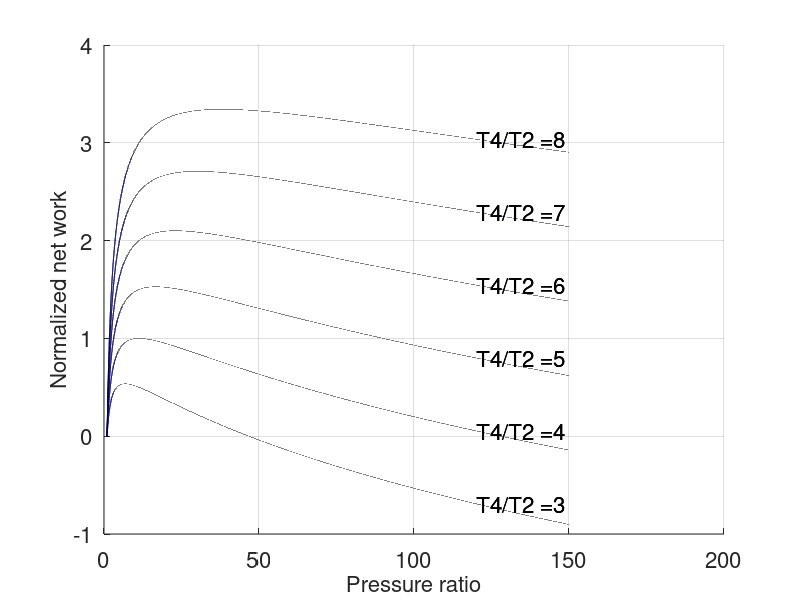
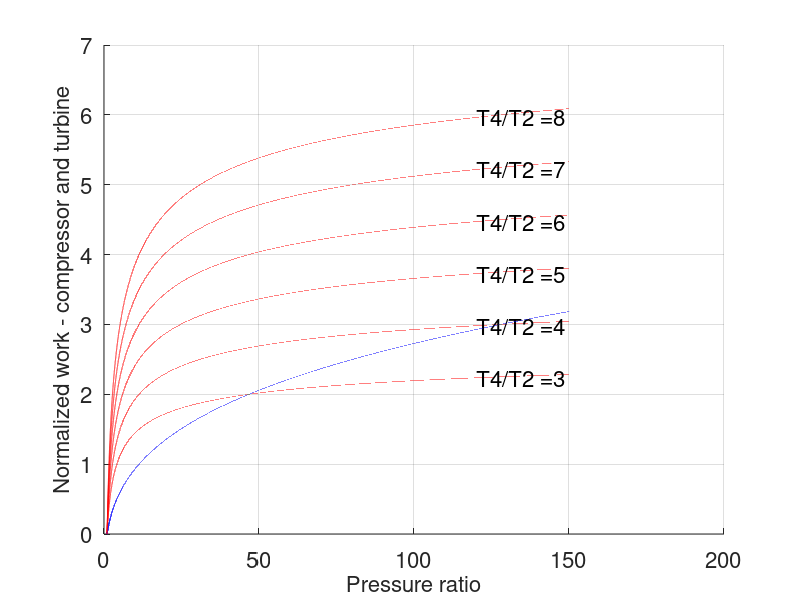
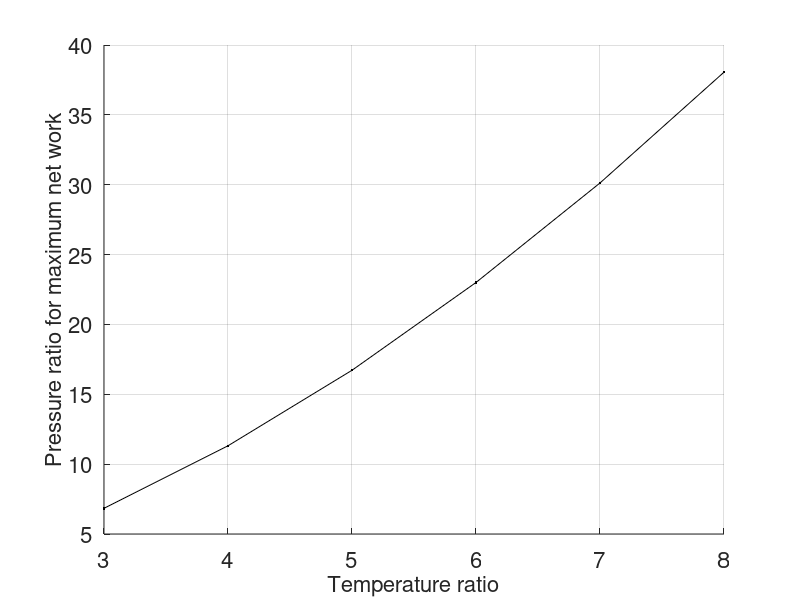

The MATLAB script that drew these images, in order:
clear all
close all
clc

gamma     = 1.4;                  # Ratio of specific heat capacities (gamma = cp/cv)

tempRatio = [3:8]';               # T4/T2
presRatio = [1:0.001:150]';       # Compression ratio
effComp   = 1;                    # Compressor isentropic efficiency
effTurb   = 1;                    # Turbine isentropic efficiency

presFac   = presRatio.^((gamma-1)/gamma);

workComp  = zeros(length(presRatio),length(tempRatio)); # Initializing the vector entries as zeroes
workTurb  = workComp;   # Initializing the vector entries as zeroes
workNet   = workComp;   # Initializing the vector entries as zeroes

maxPresRatio  = zeros(length(tempRatio),1);
optPresRatio  = maxPresRatio;
##maxWorkNet  = maxPresRatio;

plotTextFac   = 0.8;

for i=1:length(tempRatio)

  workTurb(:,i) = effTurb*(tempRatio(i)*(1-1./presFac));

  workComp(:,i) = (1/effComp)*(presFac-1);

  workNet(:,i) = workTurb(:,i)-workComp(:,i);

  [val1, col1] = min(abs(workNet(10:end,i)));
  [val2, col2] = max(workNet(:,i));

  maxPresRatio(i,1) = presRatio(col1);    # Pressure ratio at which net work is zero
##  maxWorkNet(i,1) = val2;
  optPresRatio(i,1) = presRatio(col2);    # Pressure ratio at which net work is maximum

  figure(1)

  grid on
  hold on
  set(gca,'Fontsize',16)

  plot(presRatio,workNet(:,i),'b-')
  text(presRatio(round(plotTextFac*length(presRatio))),workNet((round(plotTextFac*length(presRatio))),i),
      strcat('T4/T2 = ',num2str(tempRatio(i))),'Fontsize',16)
  xlabel('Pressure ratio','Fontsize',16)
  ylabel('Normalized net work','Fontsize',16)

  figure(1)

  grid on
  hold on
  set(gca,'Fontsize',16)

  plot(presRatio,workNet(:,i),'k-')
  text(presRatio(round(plotTextFac*length(presRatio))),workNet((round(plotTextFac*length(presRatio))),i),
      strcat('T4/T2 = ',num2str(tempRatio(i))),'Fontsize',16)
  xlabel('Pressure ratio','Fontsize',16)
  ylabel('Normalized net work','Fontsize',16)

  figure(2)

  grid on
  hold on
  set(gca,'Fontsize',16)

  plot(presRatio,workComp(:,i),'b-')
  plot(presRatio,workTurb(:,i),'r-')
  text(presRatio(round(plotTextFac*length(presRatio))),workTurb((round(plotTextFac*length(presRatio))),i),
      strcat('T4/T2 = ',num2str(tempRatio(i))),'Fontsize',16)
  xlabel('Pressure ratio','Fontsize',16)
  ylabel('Normalized work - compressor and turbine','Fontsize',16)

end

##  figure(3)
##
##  grid on
##  hold on
##  set(gca,'Fontsize',16)
##
##  plot(tempRatio,maxPresRatio,'r-')
##  xlabel('Temperature ratio','Fontsize',16)
##  ylabel('Maximum pressure ratio possible','Fontsize',16)

  figure(4)

  grid on
  hold on
  set(gca,'Fontsize',16)

  plot(tempRatio,optPresRatio,'k.-')
  xlabel('Temperature ratio','Fontsize',16)
  ylabel('Pressure ratio for maximum net work','Fontsize',16)
